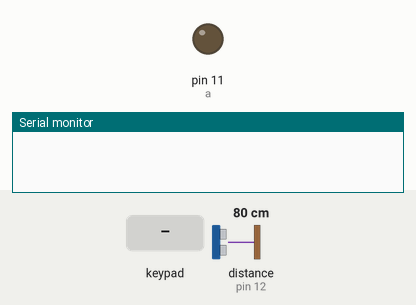
Simulated run of this sketch. Board: Arduino Uno, built with avr-gcc and run on an emulated ATmega328P. On the bench: output pins drawn as LEDs (lit = HIGH), the last lines printed to the serial monitor. The inputs (shaded band) are chosen by the test bench; at power-on: distance to the obstacle (sensor on pin 12) 80 cm. The echo pulse lasts 58.3 µs per cm; EEPROM starts erased; pins used as bus, display or sensor lines are not drawn.

Above: at 1.2 s.
1.3 s: keypad keys 4 3 2 1 # pressed 0.4 s apart
At 4.9 s:
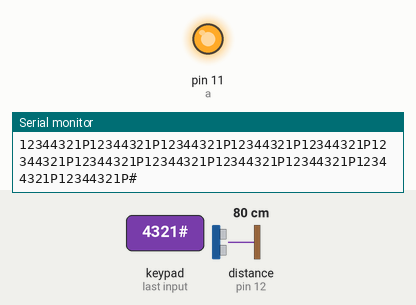
13.4 s: distance to the obstacle (sensor on pin 12) set to 52 cm
14.9 s: distance to the obstacle (sensor on pin 12) set to 45 cm
At 16.4 s:
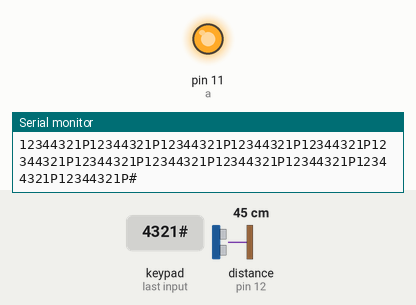
Timing chart, 0 to 17.5 s (numbered marks = the images above; inputs shaded):
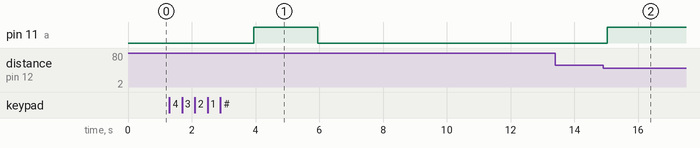

Measured:
- after the input at 1.3 s, pin 11 (a): LOW → HIGH after 2.6 s, → LOW 2.0 s later
- after the input at 13.4 s, every drawn part: stays the same
- after the input at 14.9 s, pin 11 (a): LOW → HIGH after 0.13 s

The sketch:

Door_sec.ino
```cpp
#include <Keypad.h>
#include<EEPROM.h>

int tiger=13;
int echo=12;
int a=11;
int Duration,Distance;

char password[4];

char initial_password[4];

int i=0;


char key_pressed=0;

const byte rows = 4;

const byte columns = 4;

char hexaKeys[rows][columns] = {

{'1','2','3','A'},

{'4','5','6','B'},

{'7','8','9','C'},

{'*','0','#','D'}

};

byte row_pins[rows] = {A0,A1,A2,A3};

byte column_pins[columns] = {4,3,2,1};

Keypad keypad_key = Keypad( makeKeymap(hexaKeys), row_pins, column_pins, rows, columns);


void setup()
{

  pinMode(tiger,OUTPUT);
  pinMode(echo,INPUT);
  Serial.begin(9600);
  initialpassword();
  pinMode(a,OUTPUT);

}

void loop()
{
  digitalWrite(tiger,HIGH);
  delayMicroseconds(1000);
  digitalWrite(tiger,LOW);
  Duration=pulseIn(echo,HIGH);
  Distance=(Duration/2)/29.1;
//  Serial.print("cm=");
//  Serial.print(Distance);

  key_pressed = keypad_key.getKey();
  if (key_pressed){
    Serial.println(key_pressed);
  }


   if (key_pressed){
       password[i++]=key_pressed;


   }

  if(i==4)

  {

    delay(200);

    for(int j=0;j<4;j++){

       initial_password[j]=EEPROM.read(j);
      Serial.print(initial_password);}


  if(!(strncmp(password, initial_password,4))){
     digitalWrite(a,LOW);
      delay(30000);
     i=0;
     }
  }
   else

    {
     if (Distance<50)
  {
   digitalWrite(a,HIGH);
   delay(2000);
    }
 else {
 digitalWrite(a,LOW);
    delay(200);

}
    }


}
void initialpassword(){

  for(int j=0;j<4;j++)

    EEPROM.write(j, j+49);

  for(int j=0;j<4;j++)

    initial_password[j]=EEPROM.read(j);}
```
